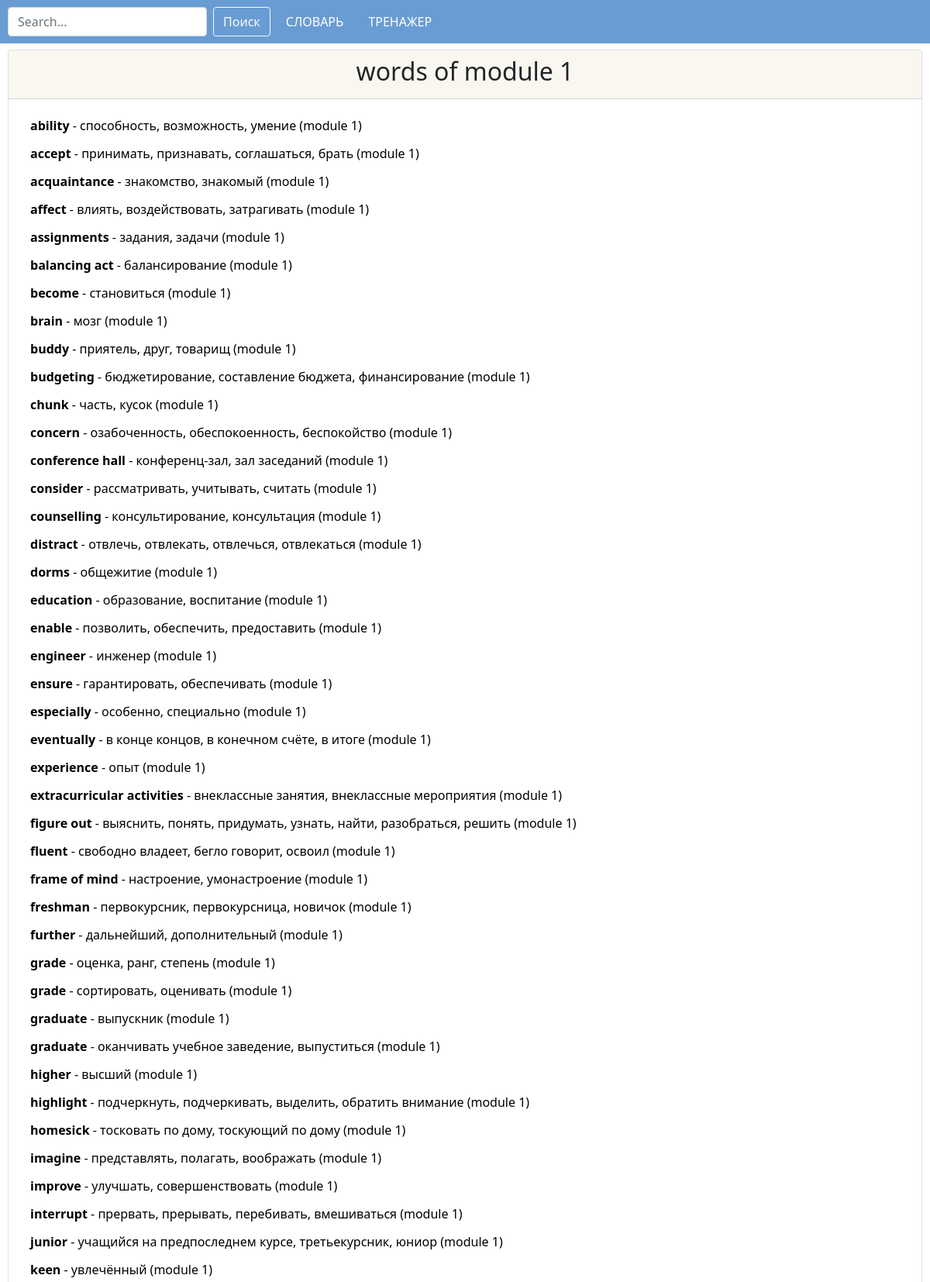
/entry-list?module=1 (upper part), run on the app's committed database.
### main/models.py (models this page shows, shortened)
class Entries(models.Model):
    word = models.CharField('eng word', max_length=50)
    translation = models.CharField('ru translation', max_length=100)
    transcription = models.CharField('eng transcription', max_length=50)
    pos = models.CharField('part of speech', max_length=5)
    eng_example = models.TextField('eng example sentence', max_length=250)
    ru_example = models.TextField('ru example sentence', max_length=250)
    module = models.IntegerField('module')
    class Meta:
        verbose_name = 'Entry'
        verbose_name_plural = 'Entries'
        ordering = ["word"]

### main/views.py (the view)
# urls.py: path('entry-list', views.entry_list_load, name='load-entry-list'),
def entry_list_load(request):
    module = int(request.GET.get('module', 0))
    letter = request.GET.get('letter', '').lower()
    data = services.get_entries_by_attributes(module=module, word__startswith=letter)
    return render(request, 'main/entry_list.html', data)

### main/services.py (called while the page is built)
def get_card_head(**kwargs):
    if len(kwargs) == 1:
        if list(kwargs.keys())[0] == 'module':
            return 'words of module '+str(kwargs['module'])
        elif list(kwargs.keys())[0] == 'word__startswith':
            return 'letter "'+kwargs['word__startswith'].upper()+'"'
    else:
        return 'user set list of entries'

def get_entries_by_attributes(**kwargs):
    kwargs = {key:kwargs[key] for key in kwargs if kwargs[key]}
    entries = Entries.objects.filter(**kwargs)
    return {'data':entries, 'list_header':get_card_head(**kwargs)}

### main/templates/main/entry_list.html (shortened to what this page needs)
{% extends 'base/card_template.html' %}
{% block cardhead %}
<h2>{{ list_header }}</h2>
{% endblock %}
{% block cardbody %}
{% for entry in data %}
              <a href="{% url 'entry' %}?word={{ entry.word }}&module={{ entry.module }}"
                 class='btn btn-outline-primary dict-btn col-12 align-text-left'>
                  <b>{{ entry.word }}</b> - {{ entry.translation }} (module {{entry.module}})
                </a>
              {% endfor %}
{% endblock %}

### main/static/main/css/style.css (style rules this page uses)
.align-text-left { text-align: left; }

### main/static/main/css/colors.css (style rules this page uses)
.dict-btn { background-color: #fff; color: #000; border: none; }

### data on the page
Entries: word "ability", translation "способность, возможность, умение", module "1"
Entries: word "accept", translation "принимать, признавать, соглашаться, брать", module "1"
Entries: word "acquaintance", translation "знакомство, знакомый", module "1"
Entries: word "affect", translation "влиять, воздействовать, затрагивать", module "1"
Entries: word "assignments", translation "задания, задачи", module "1"
Entries: word "balancing act", translation "балансирование", module "1"
Entries: word "become", translation "становиться", module "1"
Entries: word "brain", translation "мозг", module "1"
Entries: word "buddy", translation "приятель, друг, товарищ", module "1"
Entries: word "budgeting", translation "бюджетирование, составление бюджета, финансирование", module "1"
Entries: word "chunk", translation "часть, кусок", module "1"
Entries: word "concern", translation "озабоченность, обеспокоенность, беспокойство", module "1"
Entries: word "conference hall", translation "конференц-зал, зал заседаний", module "1"
Entries: word "consider", translation "рассматривать, учитывать, считать", module "1"
Entries: word "counselling", translation "консультирование, консультация", module "1"
Entries: word "distract", translation "отвлечь, отвлекать, отвлечься, отвлекаться", module "1"
Entries: word "dorms", translation "общежитие", module "1"
Entries: word "education", translation "образование, воспитание", module "1"
Entries: word "enable", translation "позволить, обеспечить, предоставить", module "1"
Entries: word "engineer", translation "инженер", module "1"
Entries: word "ensure", translation "гарантировать, обеспечивать", module "1"
Entries: word "especially", translation "особенно, специально", module "1"
Entries: word "eventually", translation "в конце концов, в конечном счёте, в итоге", module "1"
Entries: word "experience", translation "опыт", module "1"
Entries: word "extracurricular activities", translation "внеклассные занятия, внеклассные мероприятия", module "1"
Entries: word "figure out", translation "выяснить, понять, придумать, узнать, найти, разобраться, решить", module "1"
Entries: word "fluent", translation "свободно владеет, бегло говорит, освоил", module "1"
Entries: word "frame of mind", translation "настроение, умонастроение", module "1"
Entries: word "freshman", translation "первокурсник, первокурсница, новичок", module "1"
Entries: word "further", translation "дальнейший, дополнительный", module "1"
Entries: word "grade", translation "оценка, ранг, степень", module "1"
Entries: word "grade", translation "сортировать, оценивать", module "1"
Entries: word "graduate", translation "выпускник", module "1"
Entries: word "graduate", translation "оканчивать учебное заведение, выпуститься", module "1"
Entries: word "higher", translation "высший", module "1"
Entries: word "highlight", translation "подчеркнуть, подчеркивать, выделить, обратить внимание", module "1"
Entries: word "homesick", translation "тосковать по дому, тоскующий по дому", module "1"
Entries: word "imagine", translation "представлять, полагать, воображать", module "1"
Entries: word "improve", translation "улучшать, совершенствовать", module "1"
Entries: word "interrupt", translation "прервать, прерывать, перебивать, вмешиваться", module "1"
Entries: word "junior", translation "учащийся на предпоследнем курсе, третьекурсник, юниор", module "1"
Entries: word "keen", translation "увлечённый", module "1"

### other printed values
{{ list_header }} "words of module 1"
